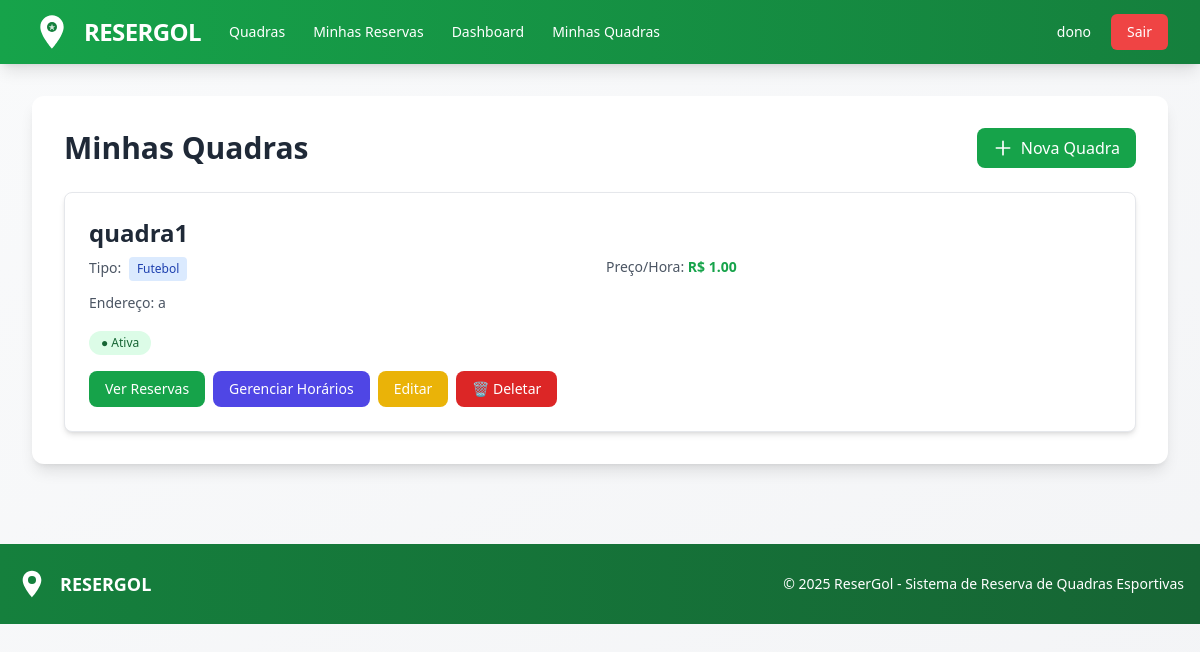
/minhas-quadras (signed in), run on the app's committed database.
### models/usuario_model.py (models this page shows, shortened)
class Usuario(UserMixin, db.Model):
    id = db.Column(db.Integer, primary_key=True)
    nome = db.Column(db.String(100), nullable=False)
    email = db.Column(db.String(120), unique=True, nullable=False)
    senha_hash = db.Column(db.String(200), nullable=False)
    role = db.Column(db.String(20), default='usuario', nullable=False)  # 'usuario', 'dono_quadra', 'admin'
    tentativas_login = db.Column(db.Integer, default=0)
    bloqueado_ate = db.Column(db.DateTime, nullable=True)
    quadras = db.relationship('Quadra', backref='dono', lazy=True, cascade='all, delete-orphan')
    def is_admin(self):
        return self.role == 'admin'
    def is_dono_quadra(self):
        return self.role == 'dono_quadra' or self.role == 'admin'

### models/quadra_model.py (models this page shows, shortened)
class Quadra(db.Model):
    __tablename__ = "quadra"
    id = db.Column(db.Integer, primary_key=True)
    nome = db.Column(db.String(100), nullable=False)
    endereco = db.Column(db.String(200), nullable=False)
    tipo = db.Column(db.String(50), nullable=False)
    descricao = db.Column(db.Text)
    preco_hora = db.Column(db.Float, nullable=False)
    ativa = db.Column(db.Boolean, default=True)
    dono_id = db.Column(db.Integer, db.ForeignKey('usuario.id'), nullable=False)
    criado_em = db.Column(db.DateTime, default=db.func.current_timestamp())
    datas_disponiveis = db.relationship(
        "DataDisponivel",
        backref="quadra",
        cascade="all, delete-orphan",
        lazy="dynamic",
        order_by="DataDisponivel.data"
    )

### app.py (the view)
@app.route('/minhas-quadras')
@login_required
def minhas_quadras():
    from controllers.quadra_controller import QuadraController
    return QuadraController.minhas_quadras()

### app.py (called while the page is built)
@login_manager.user_loader
def load_user(user_id):
    return Usuario.query.get(int(user_id))

### controllers/quadra_controller.py (called while the page is built)
    @staticmethod
    @login_required
    def minhas_quadras():
        if not current_user.is_dono_quadra():
            flash('Você precisa ser dono de quadra para acessar esta página!', 'danger')
            return redirect(url_for('index'))
        quadras = Quadra.query.filter_by(dono_id=current_user.id).all()
        return render_template('quadras/minhas_quadras.html', quadras=quadras)

### templates/quadras/minhas_quadras.html (shortened to what this page needs)
{% extends "base.html" %}
{% block content %}
    <div class="flex justify-between items-center mb-6">
        <h2 class="text-3xl font-bold text-gray-800">Minhas Quadras</h2>
        <a href="{{ url_for('cadastrar_quadra') }}"
           class="inline-flex items-center px-4 py-2 bg-green-600 hover:bg-green-700 text-white font-medium rounded-lg transition duration-200">
            <svg class="w-5 h-5 mr-2" fill="none" stroke="currentColor" viewBox="0 0 24 24">
                <path stroke-linecap="round" stroke-linejoin="round" stroke-width="2" d="M12 4v16m8-8H4"></path>
            </svg>
            Nova Quadra
        </a>
    </div>
    {% if quadras %}
        <div class="space-y-6">
            {% for quadra in quadras %}
            <div class="bg-white rounded-lg shadow-md border border-gray-200 overflow-hidden">
                <div class="p-6">
                    <div class="flex justify-between items-start mb-4">
                        <div class="flex-1">
                            <h3 class="text-2xl font-bold text-gray-800 mb-2">{{ quadra.nome }}</h3>
                            <div class="grid grid-cols-1 md:grid-cols-2 gap-3 mb-4">
                                <p class="text-sm text-gray-600">
                                    <span class="font-medium">Tipo:</span>
                                    <span class="inline-block px-2 py-1 bg-blue-100 text-blue-800 rounded text-xs ml-1">
                                        {{ quadra.tipo|capitalize }}
                                    </span>
                                </p>
                                <p class="text-sm text-gray-600">
                                    <span class="font-medium">Preço/Hora:</span>
                                    <span class="text-green-600 font-bold">R$ {{ "%.2f"|format(quadra.preco_hora) }}</span>
                                </p>
                                <p class="text-sm text-gray-600 col-span-2">
                                    <span class="font-medium">Endereço:</span> {{ quadra.endereco }}
                                </p>
                            </div>
                            <div>
                                {% if quadra.ativa %}
                                    <span class="inline-block px-3 py-1 bg-green-100 text-green-800 text-xs font-medium rounded-full">
                                        ● Ativa
                                    </span>
                                {% else %}
                                    <span class="inline-block px-3 py-1 bg-red-100 text-red-800 text-xs font-medium rounded-full">
                                        ● Inativa
                                    </span>
                                {% endif %}
                            </div>
                        </div>
                    </div>
                    <div class="flex flex-wrap gap-2">
                        <a href="{{ url_for('ver_reservas_quadra', quadra_id=quadra.id) }}"
                           class="inline-flex items-center px-4 py-2 bg-resergol-600 hover:bg-resergol-700 text-white text-sm font-medium rounded-lg transition duration-200">
                            Ver Reservas
                        </a>
                        <a href="{{ url_for('gerenciar_horarios_quadra', quadra_id=quadra.id) }}"
                           class="inline-flex items-center px-4 py-2 bg-indigo-600 hover:bg-indigo-700 text-white text-sm font-medium rounded-lg transition duration-200">
                            Gerenciar Horários
                        </a>
                        <a href="{{ url_for('editar_quadra', quadra_id=quadra.id) }}"
                           class="inline-flex items-center px-4 py-2 bg-yellow-500 hover:bg-yellow-600 text-white text-sm font-medium rounded-lg transition duration-200">
                            Editar
                        </a>
                        <a href="{{ url_for('deletar_quadra', quadra_id=quadra.id) }}"
                           onclick="return confirm('Tem certeza que deseja deletar esta quadra? Todas as reservas também serão removidas!')"
                           class="inline-flex items-center px-4 py-2 bg-red-600 hover:bg-red-700 text-white text-sm font-medium rounded-lg transition duration-200">
                            🗑️ Deletar
                        </a>
                    </div>
                </div>
            </div>
            {% endfor %}
        </div>
    {% endif %}
{% endblock %}

### templates/base.html (shortened to what this page needs)
<!DOCTYPE HTML>
<html lang="pt-BR">
<head>
    <script src="https://cdn.tailwindcss.com"></script>
</head>
<body class="bg-gradient-to-br from-gray-50 to-gray-100 min-h-screen">
    <nav class="bg-gradient-to-r from-resergol-600 to-resergol-700 shadow-lg">
        <div class="max-w-7xl mx-auto px-4 sm:px-6 lg:px-8">
            <div class="flex items-center justify-between h-16">
                <div class="flex items-center space-x-4">
                    <a href="{{ url_for('index') }}" class="flex items-center space-x-3 hover:opacity-90 transition">
                        <span class="text-white font-bold text-2xl tracking-tight">RESERGOL</span>
                    </a>
                                       {% if current_user.is_authenticated %}
                        <div class="hidden md:flex items-center space-x-1 ml-8">
                            <a href="{{ url_for('listar_quadras') }}" class="text-white hover:bg-resergol-500 px-3 py-2 rounded-md text-sm font-medium transition">
                                Quadras
                            </a>
                            <a href="{{ url_for('minhas_reservas') }}" class="text-white hover:bg-resergol-500 px-3 py-2 rounded-md text-sm font-medium transition">
                                Minhas Reservas
                            </a>
                            <a href="{{ url_for('dashboard') }}" class="text-white hover:bg-resergol-500 px-3 py-2 rounded-md text-sm font-medium transition">
                                Dashboard
                            </a>
                            {% if current_user.is_dono_quadra() and not current_user.is_admin() %}
                                <a href="{{ url_for('minhas_quadras') }}" class="text-white hover:bg-resergol-500 px-3 py-2 rounded-md text-sm font-medium transition">
                                    Minhas Quadras
                                </a>
                            {% endif %}
                        </div>
                    {% endif %}
                </div>
                <div class="flex items-center space-x-2">
                    {% if current_user.is_authenticated %}
                        <a href="{{ url_for('perfil') }}" class="text-white hover:bg-resergol-500 px-3 py-2 rounded-md text-sm font-medium transition">
                             {{ current_user.nome.split()[0] }}
                        </a>
                        <a href="{{ url_for('logout') }}" class="bg-red-500 hover:bg-red-600 text-white px-4 py-2 rounded-md text-sm font-medium transition">
                            Sair
                        </a>
                    {% endif %}
                </div>
            </div>
        </div>
    </nav>
    <div class="max-w-7xl mx-auto px-4 sm:px-6 lg:px-8 py-8">
        <div class="bg-white rounded-xl shadow-lg p-6 md:p-8">
            {% block content %}{% endblock %}
        </div>
    </div>
    <footer class="bg-gradient-to-r from-resergol-700 to-resergol-800 text-white mt-12">
        <div class="max-w-7xl mx-auto px-4 py-6">
            <div class="flex flex-col md:flex-row justify-between items-center">
                <div class="flex items-center space-x-3 mb-4 md:mb-0">
                    <svg class="h-8 w-8 text-white" viewBox="0 0 24 24" fill="currentColor">
                        <path d="M12 2C8.13 2 5 5.13 5 9c0 5.25 7 13 7 13s7-7.75 7-13c0-3.87-3.13-7-7-7zm0 9.5c-1.38 0-2.5-1.12-2.5-2.5s1.12-2.5 2.5-2.5 2.5 1.12 2.5 2.5-1.12 2.5-2.5 2.5z"/>
                        <circle cx="12" cy="9" r="3" fill="#15803d"/>
                    </svg>
                    <span class="font-bold text-lg">RESERGOL</span>
                </div>
                <p class="text-sm text-center">&copy; 2025 ReserGol - Sistema de Reserva de Quadras Esportivas</p>
            </div>
        </div>
    </footer>
</body>
</html>

### data on the page
Usuario: nome "dono"
Quadra: nome "quadra1", tipo "Futebol", preco_hora "1.00", endereco "a", ativa "● Ativa"
